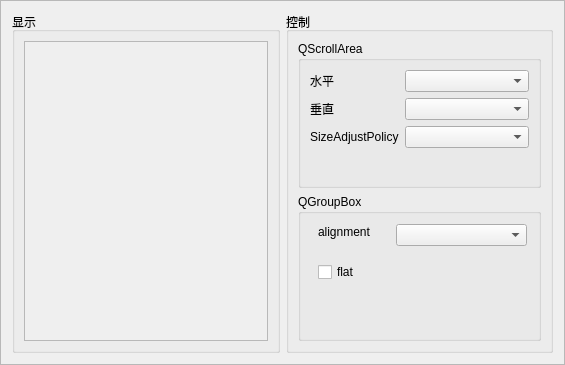
<?xml version="1.0" encoding="UTF-8"?>
<ui version="4.0">
 <class>Container_02Class</class>
 <widget class="QFrame" name="Container_02Class">
  <property name="geometry">
   <rect>
    <x>0</x>
    <y>0</y>
    <width>565</width>
    <height>365</height>
   </rect>
  </property>
  <property name="windowTitle">
   <string>Container_02Class</string>
  </property>
  <property name="frameShape">
   <enum>QFrame::StyledPanel</enum>
  </property>
  <property name="frameShadow">
   <enum>QFrame::Raised</enum>
  </property>
  <layout class="QHBoxLayout" name="horizontalLayout" stretch="1,1">
   <item>
    <widget class="QGroupBox" name="groupBox_display">
     <property name="title">
      <string>显示</string>
     </property>
     <layout class="QVBoxLayout" name="verticalLayout_2">
      <item>
       <widget class="QScrollArea" name="scrollArea">
        <property name="widgetResizable">
         <bool>true</bool>
        </property>
        <widget class="QWidget" name="scrollAreaWidgetContents">
         <property name="geometry">
          <rect>
           <x>0</x>
           <y>0</y>
           <width>248</width>
           <height>311</height>
          </rect>
         </property>
        </widget>
       </widget>
      </item>
     </layout>
    </widget>
   </item>
   <item>
    <widget class="QGroupBox" name="groupBox_control">
     <property name="title">
      <string>控制</string>
     </property>
     <layout class="QVBoxLayout" name="verticalLayout">
      <item>
       <widget class="QGroupBox" name="groupBox_scroll">
        <property name="title">
         <string>QScrollArea</string>
        </property>
        <layout class="QFormLayout" name="formLayout">
         <item row="0" column="0">
          <widget class="QLabel" name="label">
           <property name="text">
            <string>水平</string>
           </property>
          </widget>
         </item>
         <item row="0" column="1">
          <widget class="QComboBox" name="combo_h"/>
         </item>
         <item row="1" column="0">
          <widget class="QLabel" name="label_2">
           <property name="text">
            <string>垂直</string>
           </property>
          </widget>
         </item>
         <item row="1" column="1">
          <widget class="QComboBox" name="combo_v"/>
         </item>
         <item row="2" column="0">
          <widget class="QLabel" name="label_3">
           <property name="text">
            <string>SizeAdjustPolicy</string>
           </property>
          </widget>
         </item>
         <item row="2" column="1">
          <widget class="QComboBox" name="combo_size"/>
         </item>
        </layout>
       </widget>
      </item>
      <item>
       <widget class="QGroupBox" name="groupBox_group">
        <property name="title">
         <string>QGroupBox</string>
        </property>
        <widget class="QLabel" name="label_4">
         <property name="geometry">
          <rect>
           <x>20</x>
           <y>30</y>
           <width>71</width>
           <height>16</height>
          </rect>
         </property>
         <property name="text">
          <string>alignment</string>
         </property>
        </widget>
        <widget class="QCheckBox" name="checkBox_flat">
         <property name="geometry">
          <rect>
           <x>20</x>
           <y>70</y>
           <width>71</width>
           <height>16</height>
          </rect>
         </property>
         <property name="text">
          <string>flat</string>
         </property>
        </widget>
        <widget class="QComboBox" name="comboBox_aligment">
         <property name="geometry">
          <rect>
           <x>98</x>
           <y>30</y>
           <width>131</width>
           <height>22</height>
          </rect>
         </property>
        </widget>
       </widget>
      </item>
     </layout>
    </widget>
   </item>
  </layout>
 </widget>
 <resources/>
 <connections/>
</ui>
